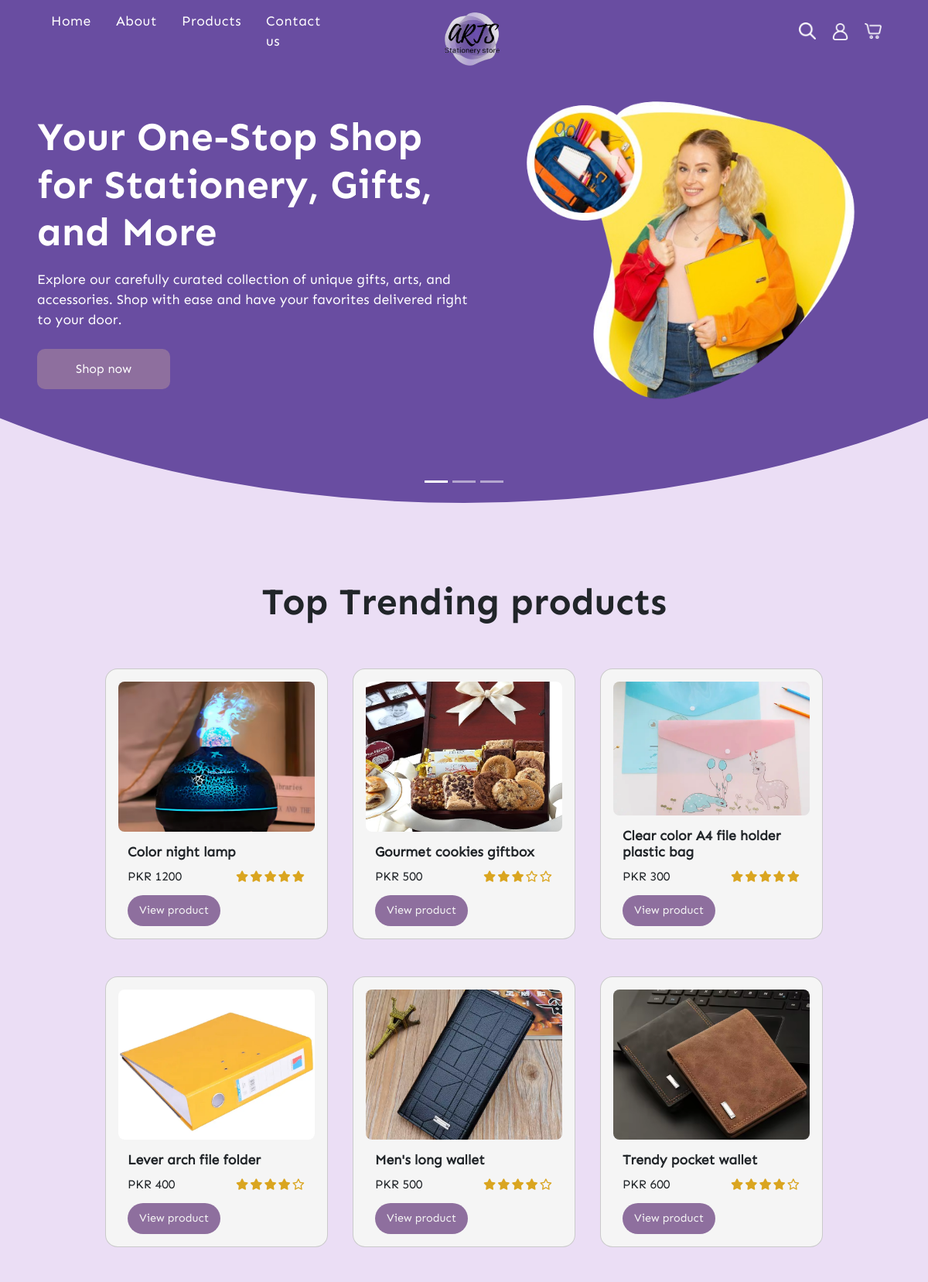
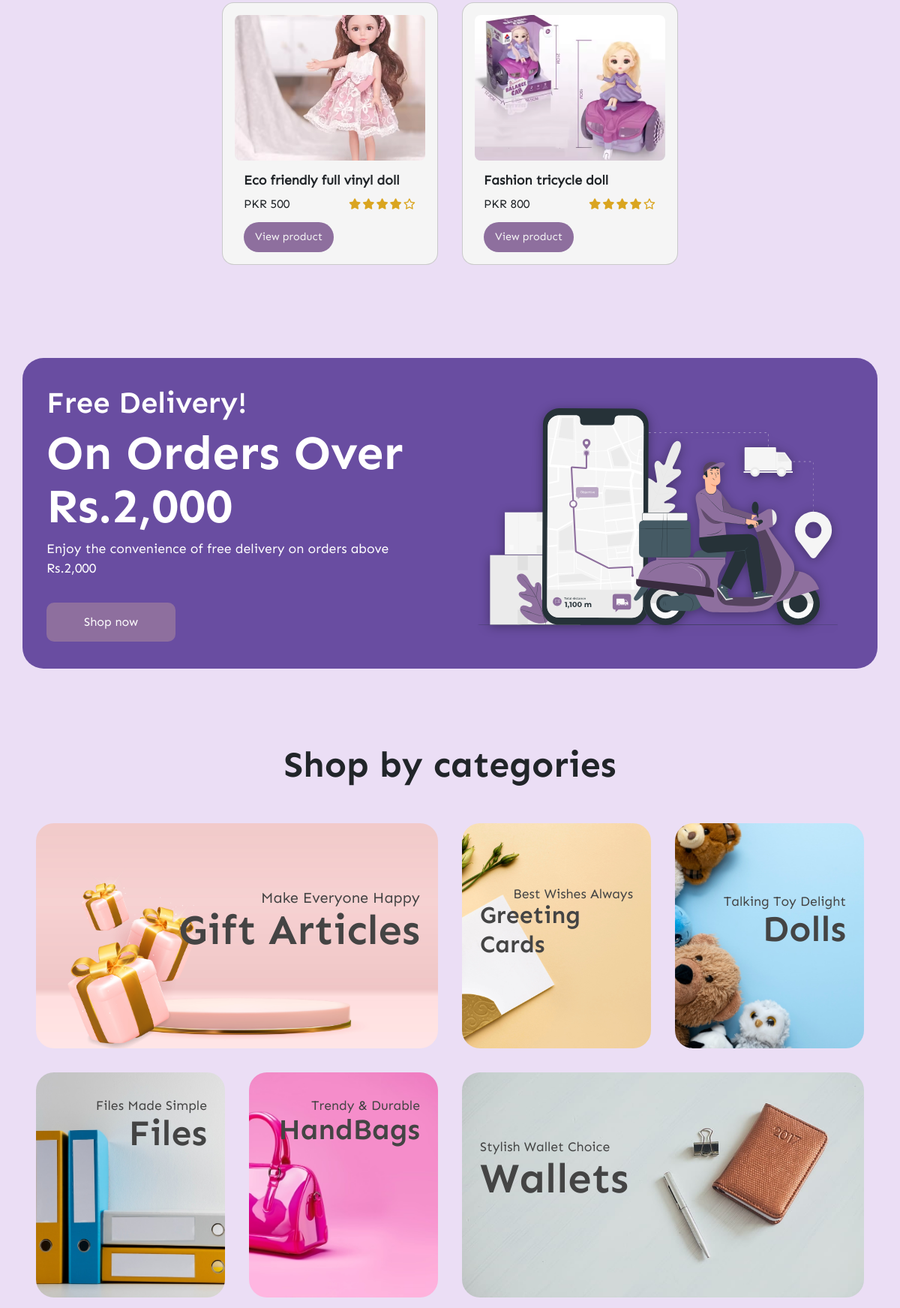
The page / (upper part) on the database its author committed (2 pictures, top to bottom).
### tables this page shows
CREATE TABLE `products` (
  `product_ID` int(11) NOT NULL,
  `product_name` varchar(255) NOT NULL,
  `product_desc` text NOT NULL,
  `product_price` int(11) NOT NULL,
  `product_stock` int(11) NOT NULL,
  `product_cat_ID` int(11) NOT NULL,
  `product_img_1` text NOT NULL,
  `product_img_2` text NOT NULL,
  `product_rating` int(11) DEFAULT NULL
);

### index.php (the view, shortened to what this page needs)
<?php
include './partials/db_connection.php';
include './partials/render_rating_stars.php';
$array_of_queries = [
    "SELECT * FROM `products` WHERE product_cat_ID = 11 LIMIT 2 offset 2",
    "SELECT * FROM `products` WHERE product_cat_ID = 14 LIMIT 2 offset 1",
    "SELECT * FROM `products` WHERE product_cat_ID = 16 LIMIT 2 offset 4",
    "SELECT * FROM `products` WHERE product_cat_ID = 13 LIMIT 2 offset 3",
];
$product_array = [];
for($i = 0; $i < count($array_of_queries); $i++){
    $result = mysqli_query($conn, $array_of_queries[$i]);
    if(mysqli_num_rows($result) > 0){
        while($row = mysqli_fetch_assoc($result)){
            $product_array[] = $row;
        }
    }
}
?>
<!doctype html>
<html lang="en">
<head>
    <link href="https://cdn.jsdelivr.net/npm/bootstrap@5.3.3/dist/css/bootstrap.min.css" rel="stylesheet"
>
    <link rel="stylesheet" href="https://cdnjs.cloudflare.com/ajax/libs/font-awesome/6.6.0/css/all.min.css"
 />
    <link rel="stylesheet" href="./styles/home-style.css">
</head>
<body>
    <?php include './partials/navbar.php'; ?>
    <main>
        <section class="hero-section">
            <div id="carouselExampleFade" class="carousel slide carousel-fade">
                <div class="carousel-indicators" data-bs-pause="false" data-bs-ride="carousel">
                    <button type="button" data-bs-target="#carouselExampleFade" data-bs-slide-to="0" class="active"
                        aria-current="true" aria-label="Slide 1"></button>
                    <button type="button" data-bs-target="#carouselExampleFade" data-bs-slide-to="1"
                        aria-label="Slide 2"></button>
                    <button type="button" data-bs-target="#carouselExampleFade" data-bs-slide-to="2"
                        aria-label="Slide 3"></button>
                </div>
                <div class="carousel-inner">
                    <div class="carousel-item active" data-bs-interval="2000">
                        <div class="c-content-div">
                            <h1>Your One-Stop Shop for Stationery, Gifts, and More</h1>
                            <p>Explore our carefully curated collection of unique gifts, arts, and accessories. Shop
                                with ease and have your favorites delivered right to your door.</p>
                            <a href="/arts-online-shopping-cart/products.php" class="purple-btn">Shop now</a>
                        </div>
                        <div class="c-img-div">
                            <img src="./assets/images/hero-img-1.png" alt="" width="500px">
                        </div>
                    </div>
                </div>
            </div>
        </section>
        <section class="Trending-products">
            <div class="trending-products-heading my-4">
                <h1>Top Trending products</h1>
            </div>
            <div class="Trending-products-container">
                <div class="row">
                    <?php
                        foreach($product_array as $product){
                            if(isset($product) && !empty($product)){
                                echo '
                                    <div class="card" style="width: 18rem;">
                        <img src=" '. $product['product_img_1'] .'"
                            class="card-img-top" alt="product image">
                        <div class="card-body">
                            <div class="card-top-content">
                                <h5 class="trending-products-card-title">'. $product['product_name'] .'</h5>
                            </div>
                            <div class="card-middle-content">
                                <label for="">PKR <span> '. $product['product_price'] .'</span></label>
                                <div class="trending-cards-rating">
                                    '. renderRatingStars($product['product_rating']) .'
                                </div>
                            </div>
                            <div class="card-bottom-content">
                                <a href="/arts-online-shopping-cart/product-page.php?product_ID='. $product['product_ID'] .'">
                                    <button class="view-product-btn">
                                        View product
                                    </button>
                                </a>
                            </div>
                        </div>
                    </div>
                                ';
                            }
                        }
                    ?>
                </div>
            </div>
        </section>
        <section class="free-delivery-section container">
            <div class="row d-flex justify-content-center align-items-center">
                <div class="f-delivery-content col col-12 col-md-6 col-lg-6">
                    <h2>Free Delivery!</h2>
                    <h1>On Orders Over Rs.2,000</h1>
                    <p>Enjoy the convenience of free delivery on orders above Rs.2,000</p>
                    <a href="/arts-online-shopping-cart/products.php" class="purple-btn">Shop now</a>
                </div>
                <div class="f-delivery-img col col-12 col-md-6 col-lg-6">
                    <img src="./assets/images/free-delivery-1.svg" alt="">
                </div>
            </div>
        </section>
        <section class="product-categories-section">
            <h1 class="my-5 text-center">Shop by categories</h1>
            <div class="c-column-container">
                <div class="c-column-1 c-column">
                    <h5>Make Everyone Happy</h5>
                    <h2>Gift Articles</h2>
                </div>
                <div class="c-column-2 c-column">
                    <h5>Best Wishes Always</h5>
                    <h2>Greeting Cards</h2>
                </div>
                <div class="c-column-3 c-column">
                    <h5>Talking Toy Delight</h5>
                    <h2>Dolls</h2>
                </div>
                <div class="c-column-4 c-column">
                    <h5>Files Made Simple</h5>
                    <h2>Files</h2>
                </div>
                <div class="c-column-5 c-column">
                    <h5>Trendy & Durable</h5>
                    <h2>HandBags</h2>
                </div>
                <div class="c-column-6 c-column">
                    <h5>Stylish Wallet Choice</h5>
                    <h2>Wallets</h2>
                </div>
            </div>
        </section>
    </main>
    <?php include './partials/footer.php'?>
</body>
</html>

### partials/render_rating_stars.php
<?php
function renderRatingStars ($rating){
    $ratingStars = [];
    for($star = 0; $star < 5; $star++){
        if($rating > 0.5){
            $ratingStars[] = '<i class="fa-solid fa-star"></i>';
            $rating--;
        }
        else if($rating > 0 && $rating < 1){
            $ratingStars[] = '<i class="fa-solid fa-star-half-stroke"></i>';
            $rating--;
        }
        else{
            $ratingStars[] = '<i class="fa-regular fa-star"></i>';
        }
    }
    return implode('', $ratingStars);
}
?>

### rows shown on the page
products: product_img_1 (picture), product_name "Color night lamp", product_price "1200"
products: product_img_1 (picture), product_name "Gourmet cookies giftbox", product_price "500"
products: product_img_1 (picture), product_name "Clear color A4 file holder plastic bag", product_price "300"
products: product_img_1 (picture), product_name "Lever arch file folder", product_price "400"
products: product_img_1 (picture), product_name "Men's long wallet", product_price "500"
products: product_img_1 (picture), product_name "Trendy pocket wallet", product_price "600"
products: product_img_1 (picture), product_name "Eco friendly full vinyl doll", product_price "500"
products: product_img_1 (picture), product_name "Fashion tricycle doll", product_price "800"
